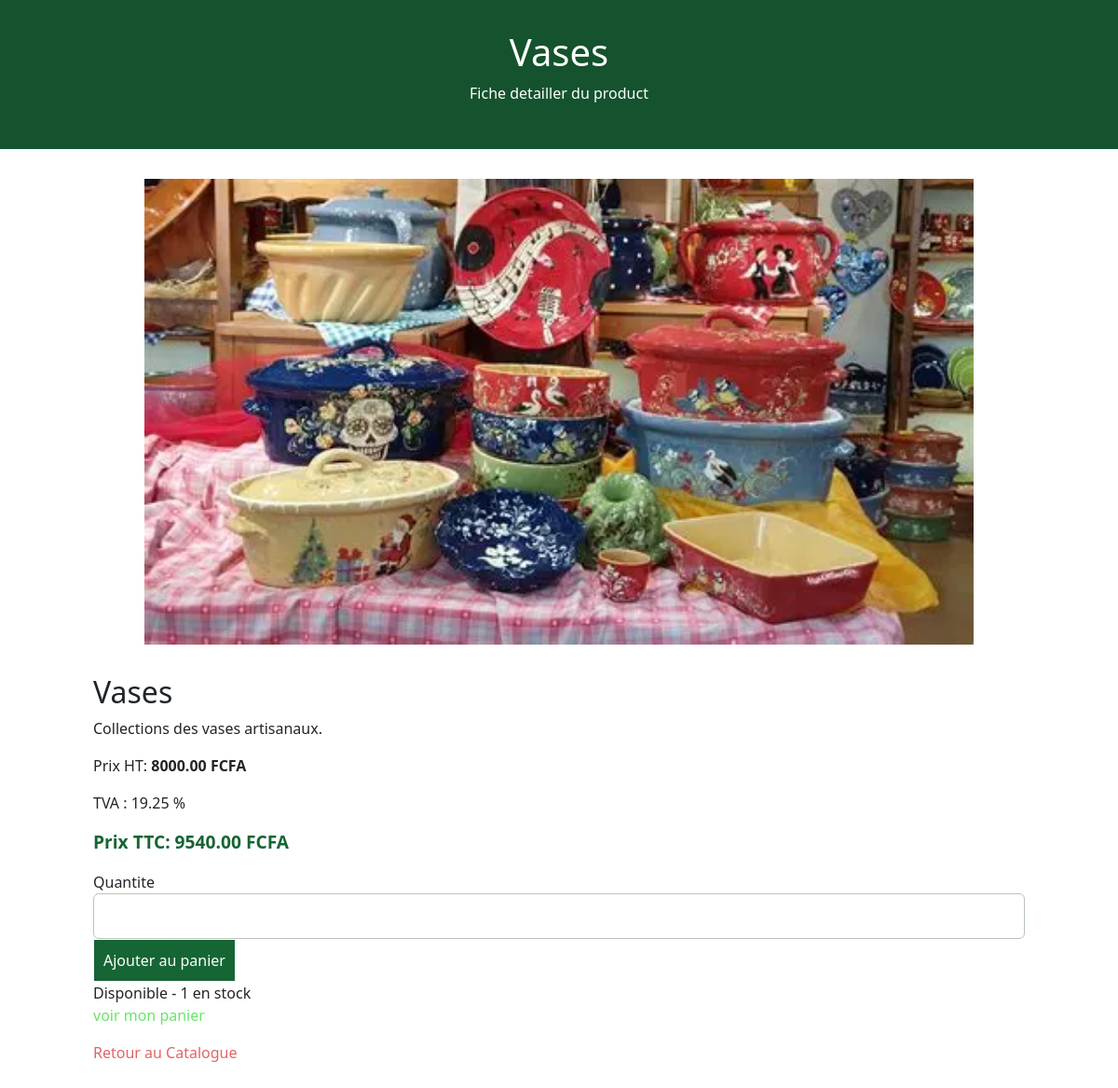
Page /2/ on the committed database.
### products/models.py (models this page shows, shortened)
class Products(models.Model):
    name = models.CharField(max_length=100)
    description = models.TextField()
    prix = models.DecimalField(max_digits=10, decimal_places=2)
    stock= models.PositiveIntegerField(default=0)
    tva = models.DecimalField(max_digits=10, decimal_places=2, default=19.25)
    photo = models.ImageField(upload_to="products/", blank=True, null=True)
    actif = models.BooleanField(default=True)
    date_creation = models.DateField(auto_now_add=True)
    @property
    def prix_ttc(self):
        coefficient = Decimal("1") + self.tva / Decimal("100")
        return (self.prix * coefficient).quantize(
            Decimal("0.01")
        )

### products/views.py (the view)
# urls.py: path("<int:pk>/", views.product_detail, name="detail"),
def product_detail(request, pk):
    product = get_object_or_404(
        Products,
        pk=pk,
        actif = True,
    )
    return render(
        request,
        "products/detail.html",
        {"product":product},
    )

### templates/products/detail.html (shortened to what this page needs)
{% load static %}
<!DOCTYPE html>
<html lang="en">
<head>
    <link rel="stylesheet" href="{% static 'css/style.css' %}">
    <link rel="stylesheet" href="{% static 'css/bootstrap-5.0.2-dist/css/bootstrap.min.css' %}">
</head>
<body>
    <header class="header">
        <h1>{{ product.name }}</h1>
        <p>Fiche detailler du product</p>
    </header>
    <main class="product-detail">
        {% if product.photo %}
        <img class="photo-detail" src="{{ product.photo.url }}" alt="{{ product.name }}">
        {% endif %}
        <section>
            <h2>{{ product.name }} </h2>
            <p>{{ product.description | linebreaksbr }}</p>
            <p>Prix HT:
                <strong>{{ product.prix | floatformat:2 }} FCFA</strong>
            </p>
            <p>TVA : {{ product.tva }} %</p>
            <p class="prix">
                Prix TTC:
                {{ product.prix_ttc|floatformat:2 }} FCFA
            </p>
            <p>
                {% if product.stock > 0 %}
                <form action="{% url 'products:ajouter_au_panier' product.pk %}" method="post">
                    <label for="quantite">Quantite</label>
                    <input type="number" id="quantite" name="quantite" min="1" max="{{ product.stock }}" required>
                    <button type="submit">Ajouter au panier</button>
                </form>
                   Disponible - {{ product.stock }} en stock
                {% else %}
                    Rupture de stock
                    ce prduit es actuellement indisponible
                {% endif %}
                <p><a href="{% url 'products:panier' %}" class="voir">voir mon panier</a></p>
            </p>
            <a href="{% url 'products:list' %}" class="retour">
                Retour au Catalogue
            </a>
        </section>
    </main>
</body>
</html>

### static/css/style.css (style rules this page uses)
* { box-sizing: border-box; }
body { margin: 0; background: #f4f6f4; color: #202820; font-family: Arial, Helvetica, sans-serif; line-height: 1.6; }
.header { background: #14532d; color: white; padding: 2rem 1rem; text-align: center; }
input,textarea,button { font:inherit }
input,textarea { width: 100%; padding: 0.7rem; border: 1px solid #b9c4b9; border-radius: 6px; }
button, .button { padding: 10px; background: #166534; color: white; border: 1px solid white; border-radius: 25px; cursor: pointer; text-decoration: none; margin-top: 10px; }
.prix { color: #166534; font-size: 1.2rem; font-weight: bold; }
.product-detail { width: min(1000px, 92%); margin: 2rem auto; display: grid; grid-template-columns: minmax(0, 1fr); gap: 2rem; align-items: start; }
.photo-detail { display: block; width: 100%; max-height: 500px; object-fit: contain; background: white; border-radius: 12px; }
.voir { text-decoration: none; color: rgb(104, 229, 104); margin: auto; }
.retour { text-decoration: none; color: #e16565; }

### rows in the picture
Products: name "Vases", photo (picture), description "Collections des vases artisanaux.", prix "8000.00", tva "19.25", prix_ttc "9540.00", stock "1"
